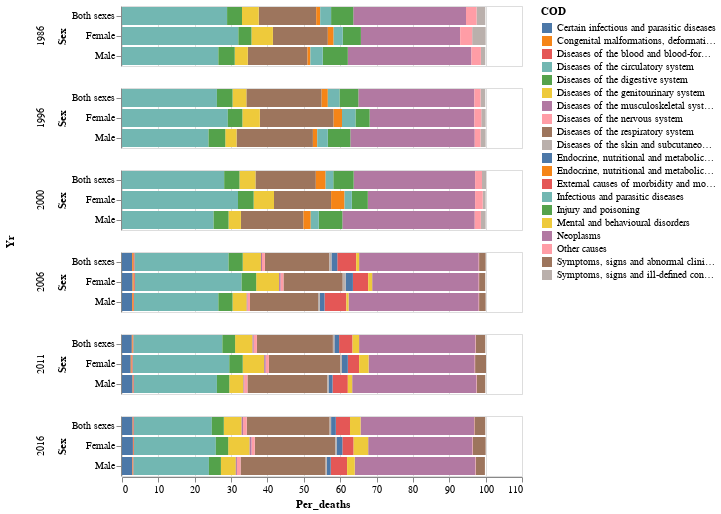

The notebook cell this image was saved under:
### Markdown cell above
Every value in a single year is added up to 100%. The author visualized the graph by using horizontal bar graph as shown below.

### Code cell
df = pd.concat([df1, df2], ignore_index = True)

alt.Chart(df).mark_bar().encode(
    x = 'Per_deaths',
    y = 'Sex',
    color = alt.Color('COD'),
    row = 'Yr'
)

### Figure 1 — Vega-Lite specification as saved in the notebook (floating-point values rounded to 4 significant figures; data arrays with more than 128 entries replaced by an {"elided": "..."} marker saying what was removed)
{"config": {"view": {"continuousWidth": 400, "continuousHeight": 300}}, "data": {"name": "data-196174692c12462ba83f204f3eb78876"}, "mark": "bar", "encoding": {"color": {"field": "COD", "type": "nominal"}, "row": {"field": "Yr", "type": "quantitative"}, "x": {"field": "Per_deaths", "type": "quantitative"}, "y": {"field": "Sex", "type": "nominal"}}, "$schema": "https://vega.github.io/schema/vega-lite/v4.17.0.json", "datasets": {"data-196174692c12462ba83f204f3eb78876": {"elided": "234 records"}}}
